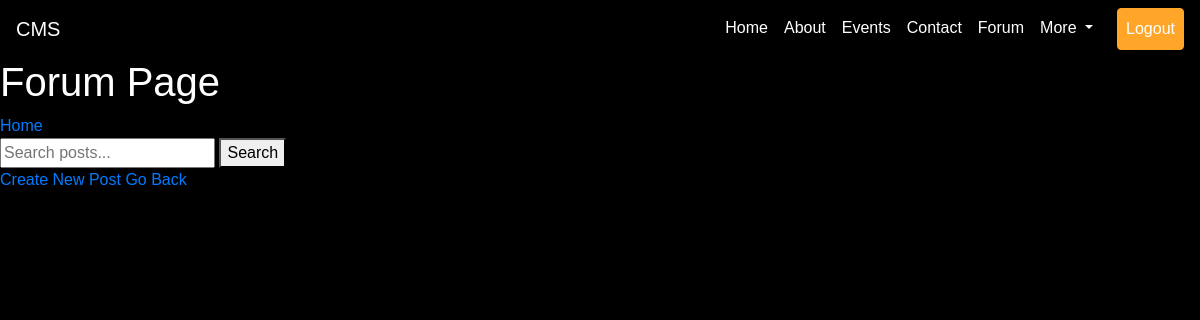
/forum/, run on an earlier commit of the app's database.
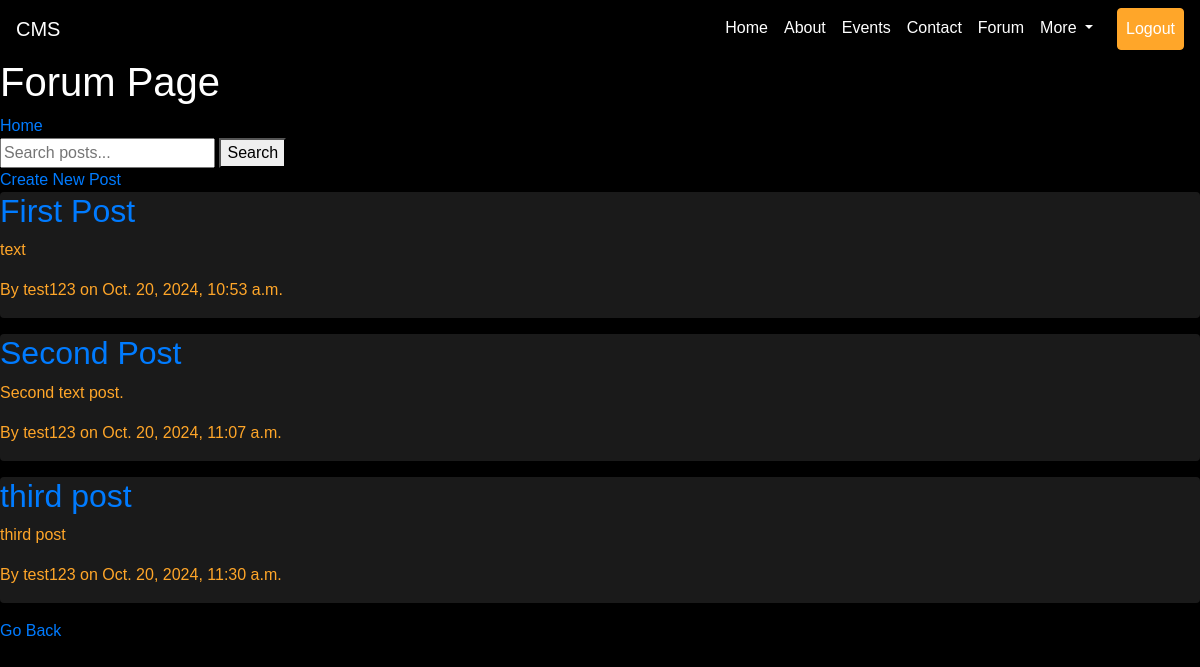
And on a later commit of the database.
### forum/models.py (models this page shows, shortened)
class Post(models.Model):
    title = models.CharField(max_length=255)
    content = models.TextField()
    author = models.ForeignKey(CustomUser, on_delete=models.CASCADE)
    created_at = models.DateTimeField(auto_now_add=True)

### loginreg/models.py (models this page shows, shortened)
class CustomUser(AbstractUser):
    isadmin = models.BooleanField(default=False)

### forum/views.py (the view)
# urls.py: path('forum/',forumview.forum_page,name='forumhome'),
def forum_page(request):
    query = request.GET.get('q')
    if query:
        posts = Post.objects.filter(title__icontains=query)
    else:
        posts = Post.objects.all()
    return render(request, 'forum.html', {'posts': posts})

### Templates/forum.html (shortened to what this page needs)
<!DOCTYPE html>
<html lang="en">
<head>
    <link rel="stylesheet" href="https://cdn.jsdelivr.net/npm/bootstrap@4.3.1/dist/css/bootstrap.min.css">
    {% load static %}
</head>
<body>
    <nav class="navbar navbar-expand-lg navbar-dark bg-transparent">
        <a class="navbar-brand" href="#">CMS</a>
        <div class="collapse navbar-collapse" id="navbarNav">
            <ul class="navbar-nav ml-auto">
                <li class="nav-item active">
                    <a class="nav-link" href="{% url 'home' %}">Home <span class="sr-only">(current)</span></a>
                </li>
                <li class="nav-item">
                    <a class="nav-link" href="#">About</a>
                </li>
                <li class="nav-item">
                    <a class="nav-link" href="#">Events</a>
                </li>
                <li class="nav-item">
                    <a class="nav-link" href="#">Contact</a>
                </li>
                <li class="nav-item">
                    <a class="nav-link" href="{% url 'forumhome'%}">Forum</a>
                </li>
                <li class="nav-item dropdown">
                    <a class="nav-link dropdown-toggle" href="#" id="navbarDropdown" role="button" data-toggle="dropdown" aria-haspopup="true" aria-expanded="false">
                        More
                    </a>
                </li>
                <li class="nav-item">
                    <a href="{% url 'logout' %}" class="nav-link btn btn-primary text-white ml-3">Logout</a>
                </li>
            </ul>
        </div>
    </nav>
    <h1>Forum Page</h1>
    <a href="{% url 'home' %}">Home</a>
    <form method="GET" action="">
        <input type="text" name="q" placeholder="Search posts..." value="{{ request.GET.q }}">
        <button type="submit">Search</button>
    </form>
    <a href="{% url 'forumcreate' %}">Create New Post</a>
    {% for post in posts %}
        <div class="card mb-3">
            <h2><a href="{% url 'forumpostdetail' post.id %}">{{ post.title }}</a></h2>
            <p>{{ post.content|truncatewords:20 }}</p>
            <p>By {{ post.author.username }} on {{ post.created_at }}</p>
        </div>
    {% endfor %}
    <a href="{% url 'home'%}">Go Back</a>
</body>
</html>

### Templates/forum.html (style rules this page uses)
body { font-family: 'c', sans-serif; background-color: #000; color: #FFFFFF; }
.navbar { background-color: rgba(0, 0, 0, 0.5) !important; z-index: 2; position: relative; }
.navbar-brand, .nav-link { color: #fff !important; }
.btn-primary { background-color: #ffa629; border-color: #ffa629; color: #000; }
.card { background-color: #1a1a1a; color: #ffa629; border: none; }

What changed in the data, as far as the page shows it:
added Post: title "First Post", content "text", author.username "test123", created_at "Oct. 20, 2024, 10:53 a.m."
added Post: title "Second Post", content "Second text post.", author.username "test123", created_at "Oct. 20, 2024, 11:07 a.m."
added Post: title "third post", content "third post", author.username "test123", created_at "Oct. 20, 2024, 11:30 a.m."
